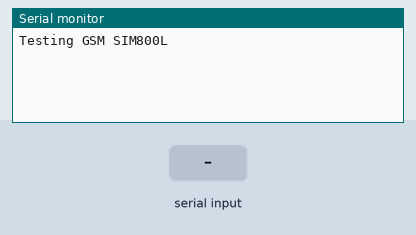
A sketch run on a simulated Arduino Uno, built with avr-gcc and run on an emulated ATmega328P. Shown: the last lines printed to the serial monitor. Inputs (shaded band) come from the test bench.

Above: at 1.2 s.
1.3 s: "1" received over the second serial link
At 2.3 s:
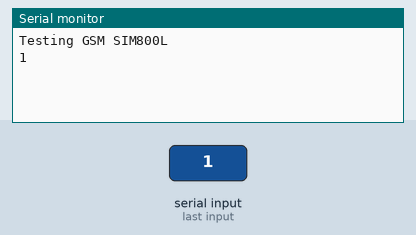
2.8 s: "0" received over the second serial link
At 3.4 s:
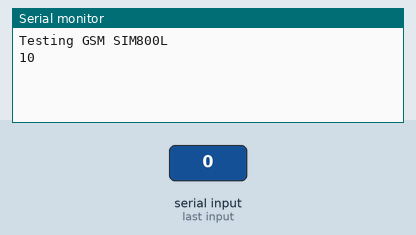

Measured:
- after the input at 1.3 s, the serial monitor: prints a new line at once (image 1)
- after the input at 2.8 s, the serial monitor: prints a new line at once (image 2)

The sketch:

test_http.ino
```cpp
#include <SoftwareSerial.h>

String Arsp, Grsp;
SoftwareSerial gsm(5,6); // RX, TX

void setup() {
  // put your setup code here, to run once:

  Serial.begin(19200);
  Serial.println("Testing GSM SIM800L");
  gsm.begin(19200);

}

void loop() {
  // put your main code here, to run repeatedly:

  if(gsm.available())
  {
    //Grsp = gsm.readString();
    while(gsm.available()){
    Serial.write(gsm.read());
    }
  }

  if(Serial.available())
  {
    Arsp = Serial.readString();
    gsm.println(Arsp);
  }

}
```
